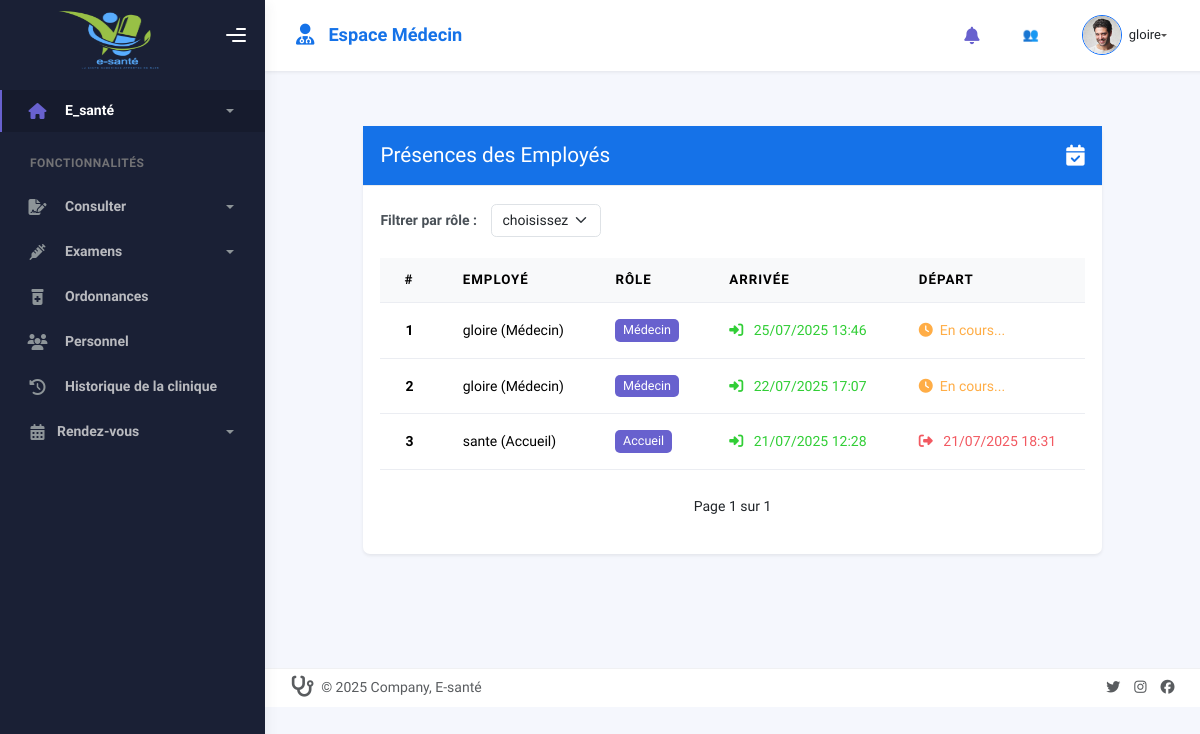
The app's page /protocole/historique-presence/ (signed in), older data.
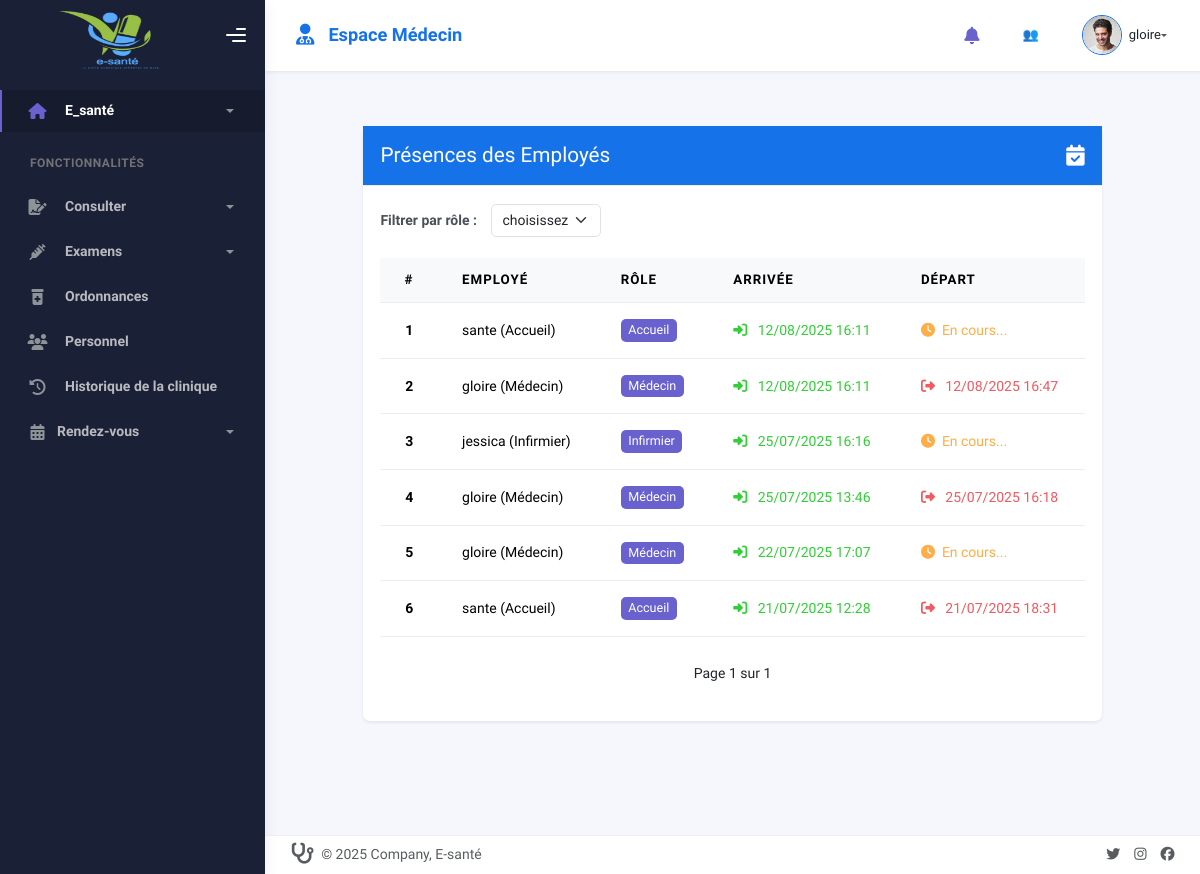
The same page, newer data.
### Protocole/models.py (models this page shows, shortened)
class Presence(models.Model):
    ROLES = [
        ("medecin", "Médecin"),
        ("infirmier", "Infirmier"),
        ("pharmacien", "Pharmacien"),
        ("accueil", "Accueil"),
    ]
    employe = models.ForeignKey(User, on_delete=models.CASCADE)
    role = models.CharField(max_length=20, choices=ROLES)  # Rôle du personnel
    arrivee = models.DateTimeField(default=now)  # Heure d'arrivée
    depart = models.DateTimeField(null=True, blank=True)  # Heure de départ

### home/models.py (models this page shows, shortened)
class User(AbstractUser):
    role = models.CharField(max_length=20, choices=USER_ROLE_CHOICES, default='accueil')
    def __str__(self):
        return f"{self.username} ({self.get_role_display()})"

### Protocole/views.py (the view)
# urls.py: path('historique-presence/', proto_views.liste_presences, name='liste_presences'),
@login_required
def liste_presences(request):
    role = request.GET.get("role", "")
    roles = Personnel.ROLE_CHOICES
    presences = Presence.objects.all().order_by("-arrivee")
    if role:
        presences = presences.filter(employe__role=role)
    paginator = Paginator(presences, 6)
    page_number = request.GET.get("page")
    page_obj = paginator.get_page(page_number)
    return render(request, "protocole/index.html", {
        'presences': page_obj,
        'roles': roles,
        'role': role,
    })

### home/context_processors.py (called while the page is built)
def users_online(request):
    User = get_user_model()
    sessions = Session.objects.filter(expire_date__gte=timezone.now())
    user_ids = []
    for session in sessions:
        data = session.get_decoded()
        uid = data.get('_auth_user_id')
        if uid:
            user_ids.append(uid)
    active_users = User.objects.filter(id__in=user_ids)
    return {
        'active_users': active_users,
        'users_online_count': active_users.count(),
    }

### Protocole/templates/protocole/index.html (shortened to what this page needs)
{% extends 'dashboard/base.html' %}
{% load static %}
{% block content %}
<div class="container-fluid mt-5 pt-5">
  <div class="row justify-content-center">
    <div class="col-md-10">
      <div class="card shadow-sm border-0 rounded-3">
        <div class="card-header bg-primary text-white d-flex justify-content-between align-items-center">
          <h4 class="mb-0">Présences des Employés</h4>
          <i class="fas fa-calendar-check fs-4"></i>
        </div>
        <div class="card-body">
          <form method="get" class="mb-4">
            <div class="d-flex align-items-center gap-2">
              <label for="role" class="me-2"><strong>Filtrer par rôle :</strong></label>
              <select name="role" id="role" class="form-select w-auto" onchange="this.form.submit()">
                <option value="">choisissez</option>
              </select>
            </div>
          </form>
          <div class="table-responsive">
            <table class="table table-hover align-middle table-row-counter mb-0">
              <thead class="table-light">
                <tr>
                  <th>#</th>
                  <th>Employé</th>
                  <th>Rôle</th>
                  <th>Arrivée</th>
                  <th>Départ</th>
                </tr>
              </thead>
              <tbody>
                {% for presence in presences %}
                <tr>
                  <td class="counter-cell fw-bold text-center"></td>
                  <td>{{ presence.employe }}</td>
                  <td>
                    <span class="badge badge-role bg-secondary">{{ presence.employe.get_role_display }}</span>
                  </td>
                  <td class="text-success">
                    <i class="fas fa-sign-in-alt me-2"></i>
                    {{ presence.arrivee|date:"d/m/Y H:i" }}
                  </td>
                  <td class="text-danger">
                    {% if presence.depart %}
                      <i class="fas fa-sign-out-alt me-2"></i>
                      {{ presence.depart|date:"d/m/Y H:i" }}
                    {% else %}
                      <span class="text-warning">
                        <i class="fas fa-clock me-2"></i>En cours...
                      </span>
                    {% endif %}
                  </td>
                </tr>
                {% endfor %}
              </tbody>
            </table>
          </div>
          <nav aria-label="Page navigation" class="mt-4">
            <ul class="pagination justify-content-center">
              <li class="page-item disabled">
                <span class="page-link bg-white text-dark border-0">
                  Page {{ presences.number }} sur {{ presences.paginator.num_pages }}
                </span>
              </li>
            </ul>
          </nav>
        </div>
      </div>
    </div>
  </div>
</div>
<link rel="stylesheet" href="https://cdnjs.cloudflare.com/ajax/libs/font-awesome/6.5.0/css/all.min.css ">
{% endblock %}

Row changes from the older to the newer data that the page shows:
added Presence: employe "sante (Accueil)", employe.role "Accueil", arrivee "12/08/2025 16:11", shows "En cours..."
added Presence: employe "gloire (Médecin)", employe.role "Médecin", arrivee "12/08/2025 16:11", depart "12/08/2025 16:47"
added Presence: employe "jessica (Infirmier)", employe.role "Infirmier", arrivee "25/07/2025 16:16", shows "En cours..."
changed Presence (number 4 of 6 on the later page): depart (not shown) → "25/07/2025 16:18"; no longer shows "En cours..."
